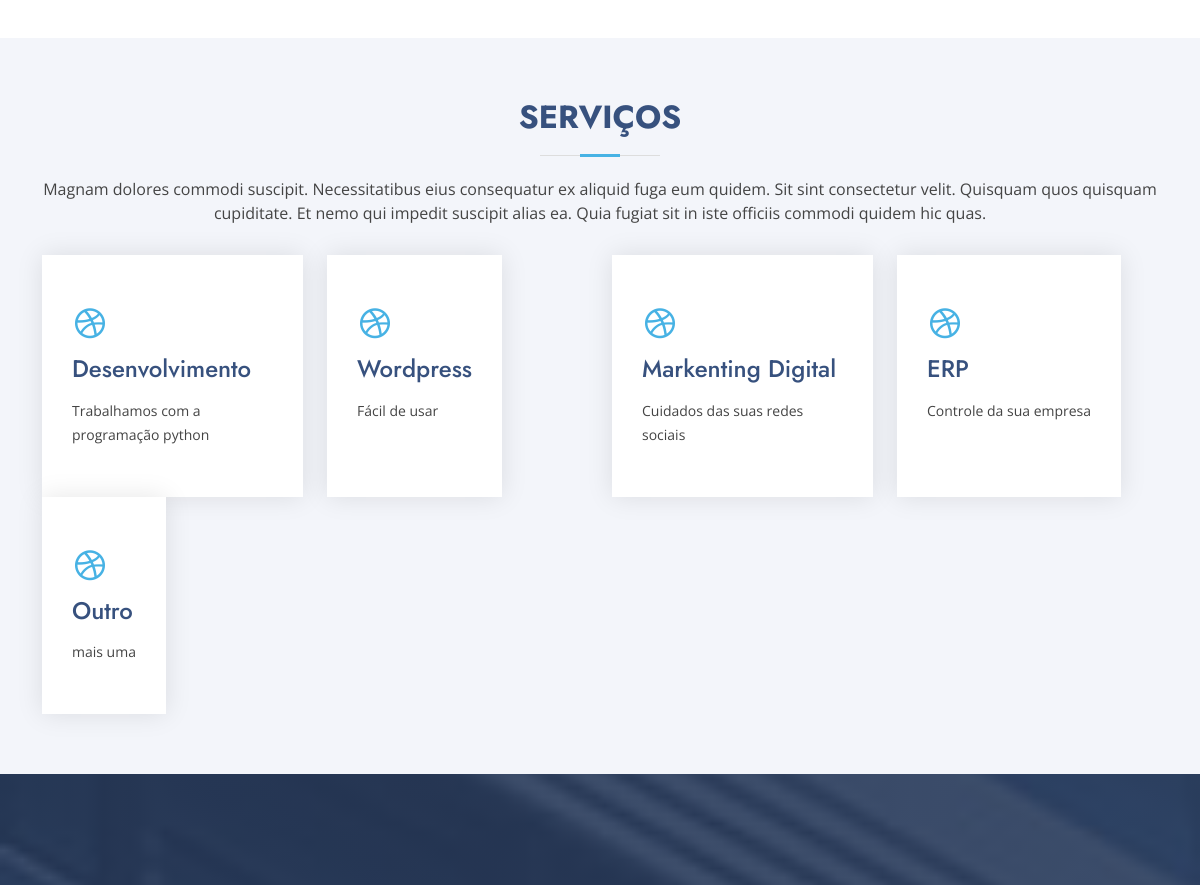
The app's page / (middle part), older data.
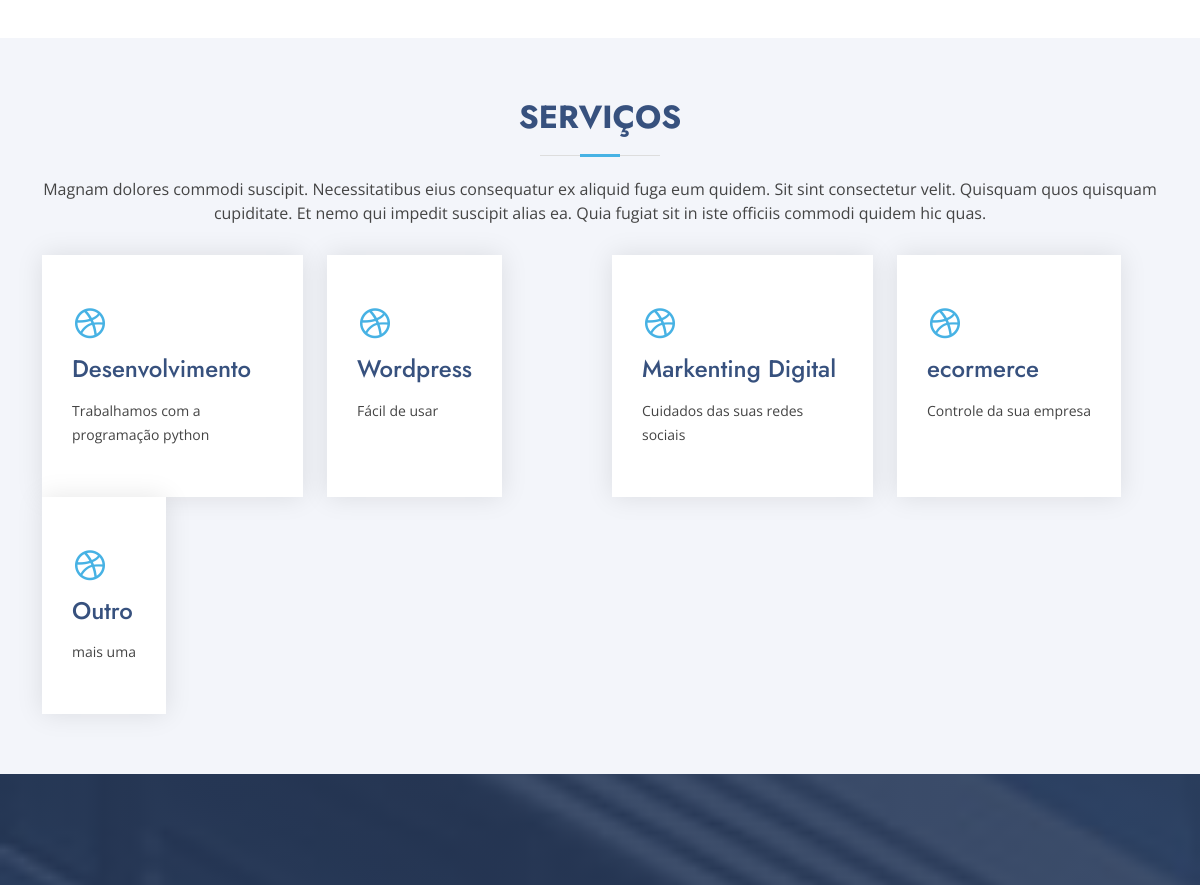
The same page, newer data.
### pages/models.py (models this page shows, shortened)
class Servico(models.Model):
    name = models.CharField("Serviço", max_length=100)
    descriptions = models.CharField("descrição", max_length=200)
    class Meta:
        verbose_name = "Serviço"
        verbose_name_plural = "Serviços"

### pages/views.py (the view)
# urls.py: 2. Add a URL to urlpatterns:  path('', views.home, name='home')
def home(request):
    teams = Teams.objects.all()
    servico = Servico.objects.all()
    plano = Plano.objects.all()
    '''if str(request.method) == 'POST':
        if form.is_valid():
            name = form.cleaned_data['name']
            email = form.cleaned_data['email']
            subject = form.cleaned_data['subject']
            menssage = form.cleaned_data['message']

            print('Mensagem  enviada')
            print(f'Nome: {name}')
            print(f'Email: {email}')
            print(f'Assunto: {subject}')
            print(f'Mensagem: {menssage}')

            messages.success(request, 'Enviado com sucesso')
            form = ContactForm()
        else:
            messages.error(request, 'Erro ao enviar mensagem')'''
    data = {
        'teams': teams,
        'servico': servico,
        'plano': plano,
    }
    return render(request, 'home.html', data)

### templates/home.html (shortened to what this page needs)
{% load static %}
<!DOCTYPE html>
<html lang="pt">
<head>
  <link href="{% static 'vendor/aos/aos.css' %}" rel="stylesheet">
  <link href="{% static 'vendor/bootstrap/css/bootstrap.min.css' %}" rel="stylesheet">
  <link href="{% static 'vendor/bootstrap-icons/bootstrap-icons.css' %}" rel="stylesheet">
  <link href="{% static 'vendor/boxicons/css/boxicons.min.css' %}" rel="stylesheet">
  <link href="{% static 'vendor/glightbox/css/glightbox.min.css' %}" rel="stylesheet">
  <link href="{% static 'vendor/remixicon/remixicon.css' %}" rel="stylesheet">
  <link href="{% static 'vendor/swiper/swiper-bundle.min.css' %}" rel="stylesheet">
  <link href="{% static 'css/style.css' %}" rel="stylesheet">
</head>
<body>
  <main id="main">
    <section id="skills" class="skills">
    </section>
    <section id="services" class="services section-bg">
      <div class="container" data-aos="fade-up">
        <div class="section-title">
          <h2>Serviços</h2>
          <p>Magnam dolores commodi suscipit. Necessitatibus eius consequatur ex aliquid fuga eum quidem. Sit sint consectetur velit. Quisquam quos quisquam cupiditate. Et nemo qui impedit suscipit alias ea. Quia fugiat sit in iste officiis commodi quidem hic quas.</p>
        </div>
        <div class="row">
          {% for servicos in servico %}
          <div class="col-xl-3 col-md-6 d-flex align-items-stretch" data-aos="zoom-in" data-aos-delay="100">
            <div class="icon-box">
              <div class="icon"><i class="bx bxl-dribbble"></i></div>
              <h4><a href="">{{ servicos.name }}</a></h4>
              <p>{{servicos.descriptions}}</p>
            </div>
          </div>
          {% endfor %}
        </div>
      </div>
    </section>
    <section id="cta" class="cta">
    </section>
  </main>
</body>
</html>

### static/css/style.css (style rules this page uses)
body { font-family: "Open Sans", sans-serif; color: #444444; }
a { color: #47b2e4; text-decoration: none; }
h1, h2, h3, h4, h5, h6 { font-family: "Jost", sans-serif; }
section { padding: 60px 0; overflow: hidden; }
.section-bg { background-color: #f3f5fa; }
.section-title { text-align: center; padding-bottom: 30px; }
.section-title h2 { font-size: 32px; font-weight: bold; text-transform: uppercase; margin-bottom: 20px; padding-bottom: 20px; position: relative; color: #37517e; }
.section-title h2::before { content: ""; position: absolute; display: block; width: 120px; height: 1px; background: #ddd; bottom: 1px; left: calc(50% - 60px); }
.section-title h2::after { content: ""; position: absolute; display: block; width: 40px; height: 3px; background: #47b2e4; bottom: 0; left: calc(50% - 20px); }
.section-title p { margin-bottom: 0; }
.services .icon-box { box-shadow: 0px 0 25px 0 rgba(0, 0, 0, 0.1); padding: 50px 30px; transition: all ease-in-out 0.4s; background: #fff; }
.services .icon-box .icon { margin-bottom: 10px; }
.services .icon-box .icon i { color: #47b2e4; font-size: 36px; transition: 0.3s; }
.services .icon-box h4 { font-weight: 500; margin-bottom: 15px; font-size: 24px; }
.services .icon-box h4 a { color: #37517e; transition: ease-in-out 0.3s; }
.services .icon-box p { line-height: 24px; font-size: 14px; margin-bottom: 0; }
.cta { background: linear-gradient(rgba(40, 58, 90, 0.9), rgba(40, 58, 90, 0.9)), url("../img/cta-bg.jpg") fixed center center; background-size: cover; padding: 120px 0; }

Row changes from the older to the newer data that the page shows:
changed Servico "Controle da sua empresa": name "ERP" → "ecormerce"
